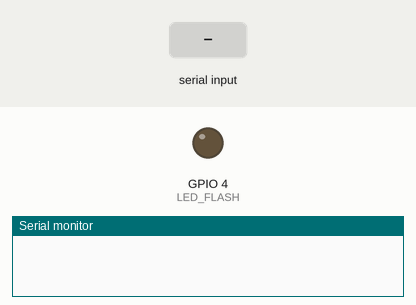
Recording of a sketch running on a simulated ESP32. Shown: output pins drawn as LEDs (lit = HIGH), the last lines printed to the serial monitor. Inputs (shaded band) come from the test bench. WiFi joins after 1.5 s; servers stay silent unless stated; uploads are accepted with an empty reply; the local clock reads 2024-03-15 10:24:30 at power-on unless the sketch sets it; the camera gives no picture.

Above: at 3.6 s.
3.7 s: "90,45,200\n" received over Serial
5.2 s: "1,90,45\n" received over Serial
At 5.33 s:
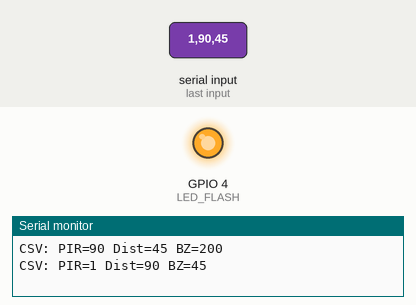
Timing chart, 0 to 8.2 s (numbered marks = the images above; inputs shaded):
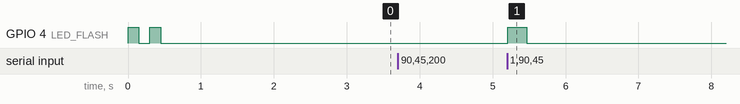

The sketch:

arduino_run.ino
```cpp
#include "esp_camera.h"
#include <WiFi.h>
#include <HTTPClient.h>
#include <base64.h>
#include "time.h"

// ---------------- BACKEND ----------------
String endpoint = "http://192.168.1.224:8000/arduino";

// ---------------- WIFI ----------------
const char* ssid = "TP-Link_788E";
const char* password = "19631975199519992001";

unsigned long lastWifiCheck = 0;
const unsigned long wifiRetryInterval = 5000;

// ---------------- UART (Arduino UNO → ESP32) ----------------
HardwareSerial SerialSensor(0);   // UART0 (RX usable en GPIO3)

// ---------------- LED FLASH ----------------
#define LED_FLASH 4

// ---------------- VARIABLES ----------------
int lastPir = 0;
long lastDist = 9999;
int lastBuzzer = 0;

// ---------------- NTP ----------------
const char* ntpServer = "pool.ntp.org";
const long gmtOffset_sec = -21600;
const int daylightOffset_sec = 0;

String getTimestamp() {
  struct tm timeinfo;
  if (!getLocalTime(&timeinfo)) return "1970-01-01T00:00:00";
  char buf[25];
  strftime(buf, sizeof(buf), "%Y-%m-%dT%H:%M:%S", &timeinfo);
  return String(buf);
}

// ---------------- CONFIG CAMERA ----------------
bool configCamera() {
  camera_config_t config;

  config.ledc_channel = LEDC_CHANNEL_0;
  config.ledc_timer = LEDC_TIMER_0;

  config.pin_d0 = 5;
  config.pin_d1 = 18;
  config.pin_d2 = 19;
  config.pin_d3 = 21;
  config.pin_d4 = 36;
  config.pin_d5 = 39;
  config.pin_d6 = 34;
  config.pin_d7 = 35;

  config.pin_xclk = 0;
  config.pin_pclk = 22;
  config.pin_vsync = 25;
  config.pin_href = 23;
  config.pin_sscb_sda = 26;
  config.pin_sscb_scl = 27;

  config.pin_pwdn = 32;
  config.pin_reset = -1;

  config.xclk_freq_hz = 20000000;
  config.pixel_format = PIXFORMAT_JPEG;

  config.frame_size = FRAMESIZE_SVGA;
  config.jpeg_quality = 12;
  config.fb_count = 1;

  return (esp_camera_init(&config) == ESP_OK);
}

// ---------------- FOTO BASE64 ----------------
String takePhotoBase64() {
  digitalWrite(LED_FLASH, HIGH);
  delay(200);

  camera_fb_t* fb = esp_camera_fb_get();
  digitalWrite(LED_FLASH, LOW);

  if (!fb) return "";

  String imageB64 = base64::encode(fb->buf, fb->len);
  esp_camera_fb_return(fb);
  return imageB64;
}

// ---------------- ENVÍO JSON ----------------
void sendJson(String imgBase64, String timestamp) {
  if (WiFi.status() != WL_CONNECTED) return;

  String severidad = (lastDist <= 400 && lastPir == 1) ? "alta" : "media";

  HTTPClient http;
  http.begin(endpoint);
  http.addHeader("Content-Type", "application/json");

  String json = "{";
  json += "\"titulo\":\"Alerta de intrusión\",";
  json += "\"mensaje\":\"Movimiento detectado a menos de 4.5 metros\",";
  json += "\"timestamp\":\"" + timestamp + "\",";
  json += "\"timezone\":\"America/Monterrey\",";
  json += "\"severidad\":\"" + severidad + "\",";
  json += "\"tipo\":\"hostil\",";
  json += "\"distancia\":" + String(lastDist) + ",";
  json += "\"foto\":\"" + imgBase64 + "\"";
  json += "}";

  int code = http.POST(json);
  Serial.printf("[POST] Código HTTP: %d\n", code);
  http.end();
}

// ---------------- WiFi Helper ----------------
void ensureWiFi() {
  if (WiFi.status() == WL_CONNECTED) return;

  WiFi.disconnect(true);
  WiFi.begin(ssid, password);

  unsigned long start = millis();
  while (WiFi.status() != WL_CONNECTED && millis() - start < 5000) {
    delay(300);
  }
}

// ---------------- SETUP ----------------
void setup() {
  Serial.begin(115200);
  pinMode(LED_FLASH, OUTPUT);
  digitalWrite(LED_FLASH, LOW);

  // --- PULSO DOBLE PARA INDICAR CONFIGURACIÓN CARGADA ---
  for (int i = 0; i < 2; i++) {
    digitalWrite(LED_FLASH, HIGH);
    delay(150);
    digitalWrite(LED_FLASH, LOW);
    delay(150);
  }

  // UART: RX = GPIO3 , TX = GPIO1
  SerialSensor.begin(9600, SERIAL_8N1, 3, 1);

  if (!configCamera()) {
    Serial.println("Error: cámara no inicializada.");
  }

  WiFi.begin(ssid, password);
  while (WiFi.status() != WL_CONNECTED) delay(300);

  configTime(gmtOffset_sec, daylightOffset_sec, ntpServer);
}

// ---------------- LOOP ----------------
void loop() {
  unsigned long now = millis();

  if (now - lastWifiCheck > wifiRetryInterval) {
    ensureWiFi();
    lastWifiCheck = now;
  }

  if (SerialSensor.available()) {
    String line = SerialSensor.readStringUntil('\n');
    line.trim();

    int p1 = line.indexOf(',');
    int p2 = line.indexOf(',', p1 + 1);

    if (p1 > 0 && p2 > 1) {
      lastPir = line.substring(0, p1).toInt();
      lastDist = line.substring(p1 + 1, p2).toInt();
      lastBuzzer = line.substring(p2 + 1).toInt();

      Serial.printf("CSV: PIR=%d Dist=%ld BZ=%d\n", lastPir, lastDist, lastBuzzer);

      if (lastPir == 1 && lastDist <= 450) {
        String timeNow = getTimestamp();
        String img = takePhotoBase64();
        if (img.length() > 0) sendJson(img, timeNow);
      }
    }
  }

  delay(10);
}
```

Measured:
- after the input at 5.2 s, GPIO 4 (LED_FLASH): LOW → HIGH at once, → LOW 0.26 s later
